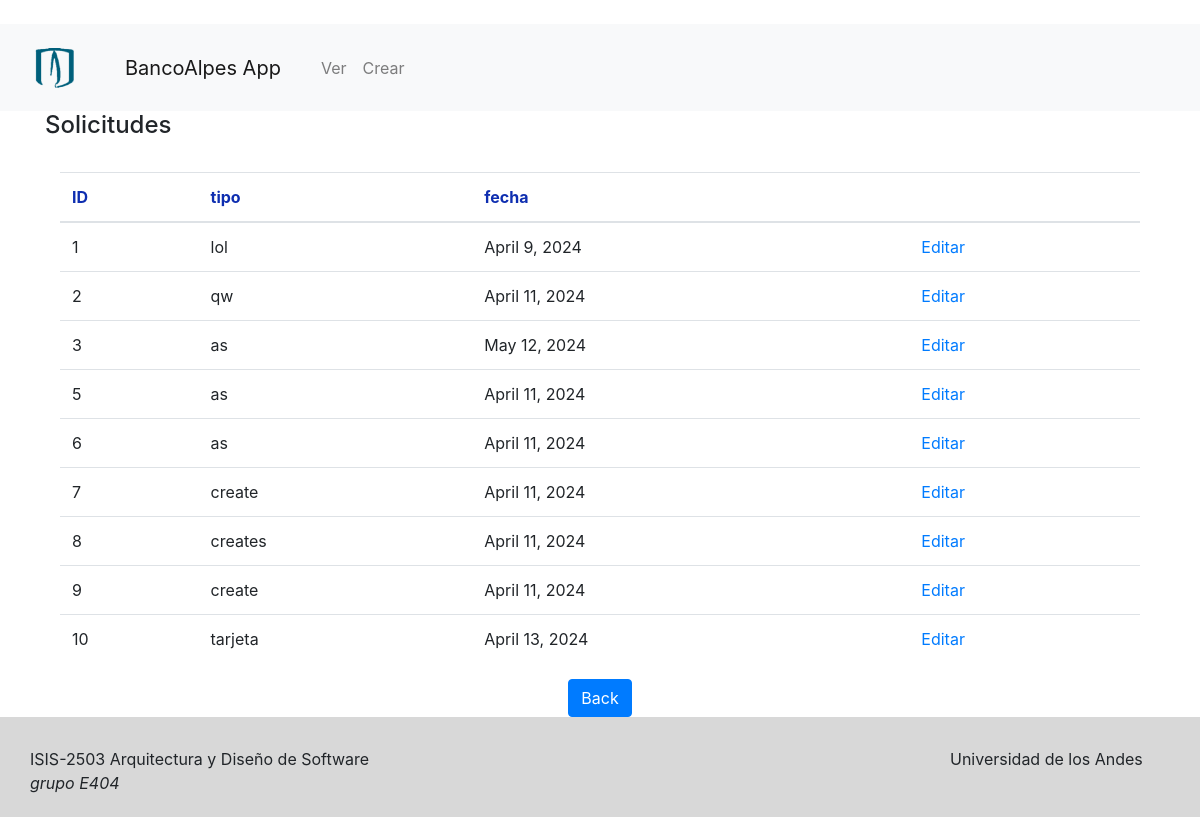
/solicitudes/, run on the app's committed database.
### solicitudes/models.py (models this page shows, shortened)
class Solicitud(models.Model):
    id= models.IntegerField(primary_key = True)
    tipo= models.CharField(max_length=50)
    fecha= models.DateField(auto_created=True)   #Fecha de creación

### solicitudes/views.py (the view)
# urls.py: path('solicitudes/', views.solicitud_list, name='solicitudesList'),
def solicitud_list(request):
    solicitudes = get_solicitudes()
    context={'solicitudesList':solicitudes}
    return render(request, 'solicitudes/solicitudes.html',context)

### solicitudes/logic/solicitudes_logic.py (called while the page is built)
def get_solicitudes():
    queryset=Solicitud.objects.all()
    return (queryset)

### solicitudes/templates/solicitudes/solicitudes.html
{% extends 'base.html' %}
{% block content %}
<div class="content">
    <div class="">
        <div class="page-header-title">
            <h4 class="page-title">Solicitudes</h4>
        </div>
    </div>
    <br>
    <div class="page-content-wrapper">
        <div class="container">
            <div class="panel panel-default">
                <div class="panel-body">
                    <table class="table table-hover">
                        <thead>
                        <tr style="color:#0E2EB0">
                            <th font color="red">ID</th>
                            <th>tipo</th>
                            <th>fecha</th>
                            <th></th>
                                              </tr>
                        </thead>
                        <tbody>
                        {% for solicitud in solicitudesList %}
                        <tr>
                            <td>{{solicitud.id}}</td>
                            <td>{{solicitud.tipo}}</td>
                            <td>{{solicitud.fecha}}</td>
                            <td>
                                <a href="{%url 'solicitudesUpdate' solicitud.id %}">
                                Editar
                                </a>
                            </td>
                        </tr>
                        {% endfor %}
                        </tbody>
                    </table>
                    <div style="text-align:center;">
                        <button type="button" class="btn btn-primary waves-effect waves-light"
                                onClick=" window.location.href='/' ">
                            Back
                        </button>
                    </div>
                </div>
            </div>
        </div>
    </div>
</div>
{% endblock %}

### data on the page
Solicitud: id "1", tipo "lol", fecha "April 9, 2024"
Solicitud: id "2", tipo "qw", fecha "April 11, 2024"
Solicitud: id "3", tipo "as", fecha "May 12, 2024"
Solicitud: id "5", tipo "as", fecha "April 11, 2024"
Solicitud: id "6", tipo "as", fecha "April 11, 2024"
Solicitud: id "7", tipo "create", fecha "April 11, 2024"
Solicitud: id "8", tipo "creates", fecha "April 11, 2024"
Solicitud: id "9", tipo "create", fecha "April 11, 2024"
Solicitud: id "10", tipo "tarjeta", fecha "April 13, 2024"
